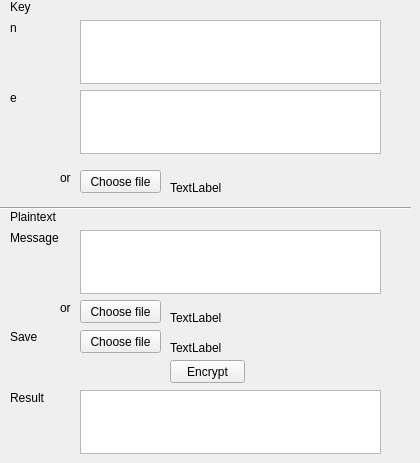
     <widget class="QWidget" name="tab_6">
      <attribute name="title">
       <string>Encrypt</string>
      </attribute>
      <widget class="QLabel" name="rsa_enc_n_lbl">
       <property name="geometry">
        <rect>
         <x>10</x>
         <y>20</y>
         <width>61</width>
         <height>16</height>
        </rect>
       </property>
       <property name="text">
        <string>n</string>
       </property>
      </widget>
      <widget class="QTextEdit" name="rsa_enc_n_text">
       <property name="geometry">
        <rect>
         <x>80</x>
         <y>20</y>
         <width>301</width>
         <height>64</height>
        </rect>
       </property>
      </widget>
      <widget class="QLabel" name="rsa_enc_key_file_lbl">
       <property name="geometry">
        <rect>
         <x>60</x>
         <y>170</y>
         <width>21</width>
         <height>16</height>
        </rect>
       </property>
       <property name="text">
        <string>or</string>
       </property>
      </widget>
      <widget class="QPushButton" name="rsa_enc_key_file_button">
       <property name="geometry">
        <rect>
         <x>80</x>
         <y>170</y>
         <width>81</width>
         <height>23</height>
        </rect>
       </property>
       <property name="text">
        <string>Choose file</string>
       </property>
      </widget>
      <widget class="QLabel" name="rsa_enc_e_lbl">
       <property name="geometry">
        <rect>
         <x>10</x>
         <y>90</y>
         <width>61</width>
         <height>16</height>
        </rect>
       </property>
       <property name="text">
        <string>e</string>
       </property>
      </widget>
      <widget class="QTextEdit" name="rsa_enc_e_text">
       <property name="geometry">
        <rect>
         <x>80</x>
         <y>90</y>
         <width>301</width>
         <height>64</height>
        </rect>
       </property>
      </widget>
      <widget class="QLabel" name="label_16">
       <property name="geometry">
        <rect>
         <x>10</x>
         <y>230</y>
         <width>61</width>
         <height>16</height>
        </rect>
       </property>
       <property name="text">
        <string>Message</string>
       </property>
      </widget>
      <widget class="QTextEdit" name="rsa_enc_m_text">
       <property name="geometry">
        <rect>
         <x>80</x>
         <y>230</y>
         <width>301</width>
         <height>64</height>
        </rect>
       </property>
      </widget>
      <widget class="QLabel" name="label_17">
       <property name="geometry">
        <rect>
         <x>60</x>
         <y>300</y>
         <width>21</width>
         <height>16</height>
        </rect>
       </property>
       <property name="text">
        <string>or</string>
       </property>
      </widget>
      <widget class="QPushButton" name="rsa_enc_m_file_button">
       <property name="geometry">
        <rect>
         <x>80</x>
         <y>300</y>
         <width>81</width>
         <height>23</height>
        </rect>
       </property>
       <property name="text">
        <string>Choose file</string>
       </property>
      </widget>
      <widget class="QLabel" name="rsa_enc_key_lbl">
       <property name="geometry">
        <rect>
         <x>10</x>
         <y>0</y>
         <width>47</width>
         <height>14</height>
        </rect>
       </property>
       <property name="text">
        <string>Key</string>
       </property>
      </widget>
      <widget class="QLabel" name="label_19">
       <property name="geometry">
        <rect>
         <x>10</x>
         <y>210</y>
         <width>47</width>
         <height>14</height>
        </rect>
       </property>
       <property name="text">
        <string>Plaintext</string>
       </property>
      </widget>
      <widget class="Line" name="line">
       <property name="geometry">
        <rect>
         <x>0</x>
         <y>200</y>
         <width>411</width>
         <height>16</height>
        </rect>
       </property>
       <property name="orientation">
        <enum>Qt::Horizontal</enum>
       </property>
      </widget>
      <widget class="QLabel" name="label_20">
       <property name="geometry">
        <rect>
         <x>10</x>
         <y>330</y>
         <width>47</width>
         <height>14</height>
        </rect>
       </property>
       <property name="text">
        <string>Save</string>
       </property>
      </widget>
      <widget class="QPushButton" name="rsa_enc_save_file_button">
       <property name="geometry">
        <rect>
         <x>80</x>
         <y>330</y>
         <width>81</width>
         <height>23</height>
        </rect>
       </property>
       <property name="text">
        <string>Choose file</string>
       </property>
      </widget>
      <widget class="QPushButton" name="rsa_enc_button">
       <property name="geometry">
        <rect>
         <x>170</x>
         <y>360</y>
         <width>75</width>
         <height>23</height>
        </rect>
       </property>
       <property name="text">
        <string>Encrypt</string>
       </property>
      </widget>
      <widget class="QTextEdit" name="rsa_enc_res_button">
       <property name="geometry">
        <rect>
         <x>80</x>
         <y>390</y>
         <width>301</width>
         <height>64</height>
        </rect>
       </property>
      </widget>
      <widget class="QLabel" name="label_30">
       <property name="geometry">
        <rect>
         <x>10</x>
         <y>390</y>
         <width>61</width>
         <height>16</height>
        </rect>
       </property>
       <property name="text">
        <string>Result</string>
       </property>
      </widget>
      <widget class="QLabel" name="rsa_enc_key_file_name">
       <property name="geometry">
        <rect>
         <x>170</x>
         <y>180</y>
         <width>211</width>
         <height>16</height>
        </rect>
       </property>
       <property name="text">
        <string>TextLabel</string>
       </property>
      </widget>
      <widget class="QLabel" name="rsa_enc_m_file_button_2">
       <property name="geometry">
        <rect>
         <x>170</x>
         <y>310</y>
         <width>211</width>
         <height>16</height>
        </rect>
       </property>
       <property name="text">
        <string>TextLabel</string>
       </property>
      </widget>
      <widget class="QLabel" name="rsa_enc_save_file_button_2">
       <property name="geometry">
        <rect>
         <x>170</x>
         <y>340</y>
         <width>211</width>
         <height>16</height>
        </rect>
       </property>
       <property name="text">
        <string>TextLabel</string>
       </property>
      </widget>
     </widget>
